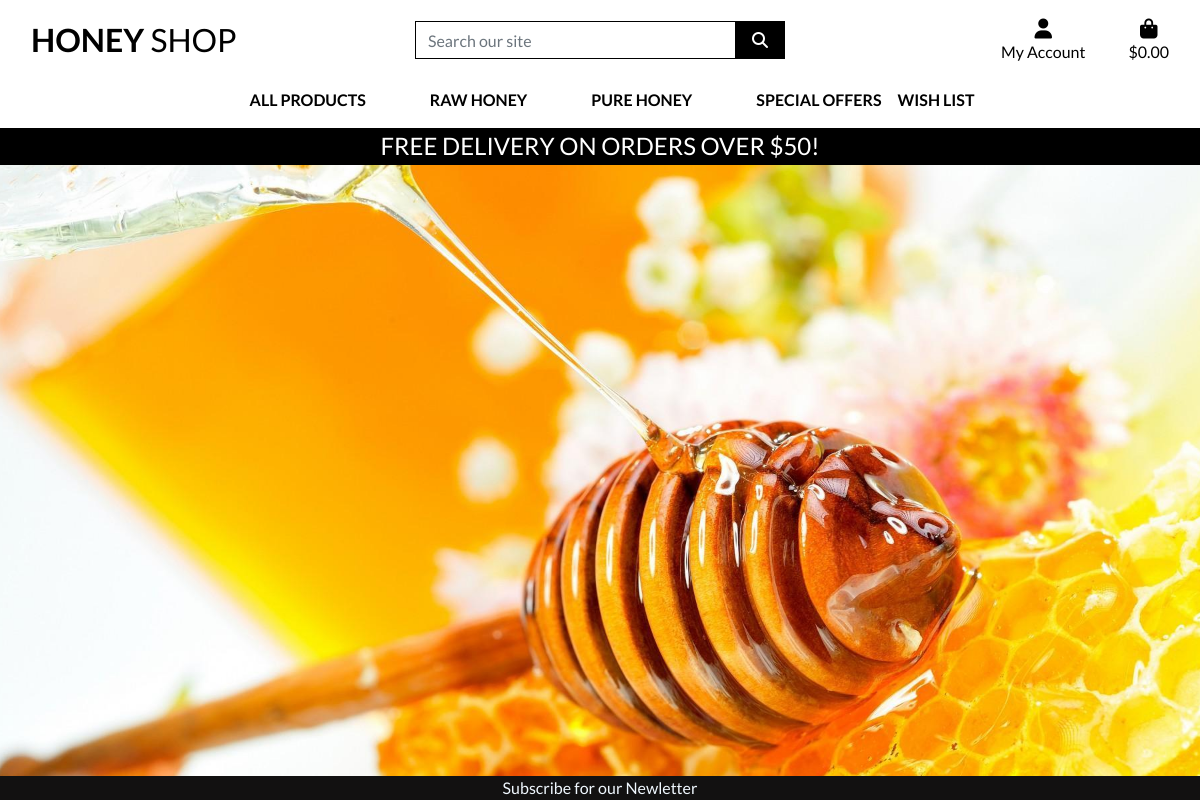
The page /wishlist/wishlist/ (signed in) on the database as committed earlier.
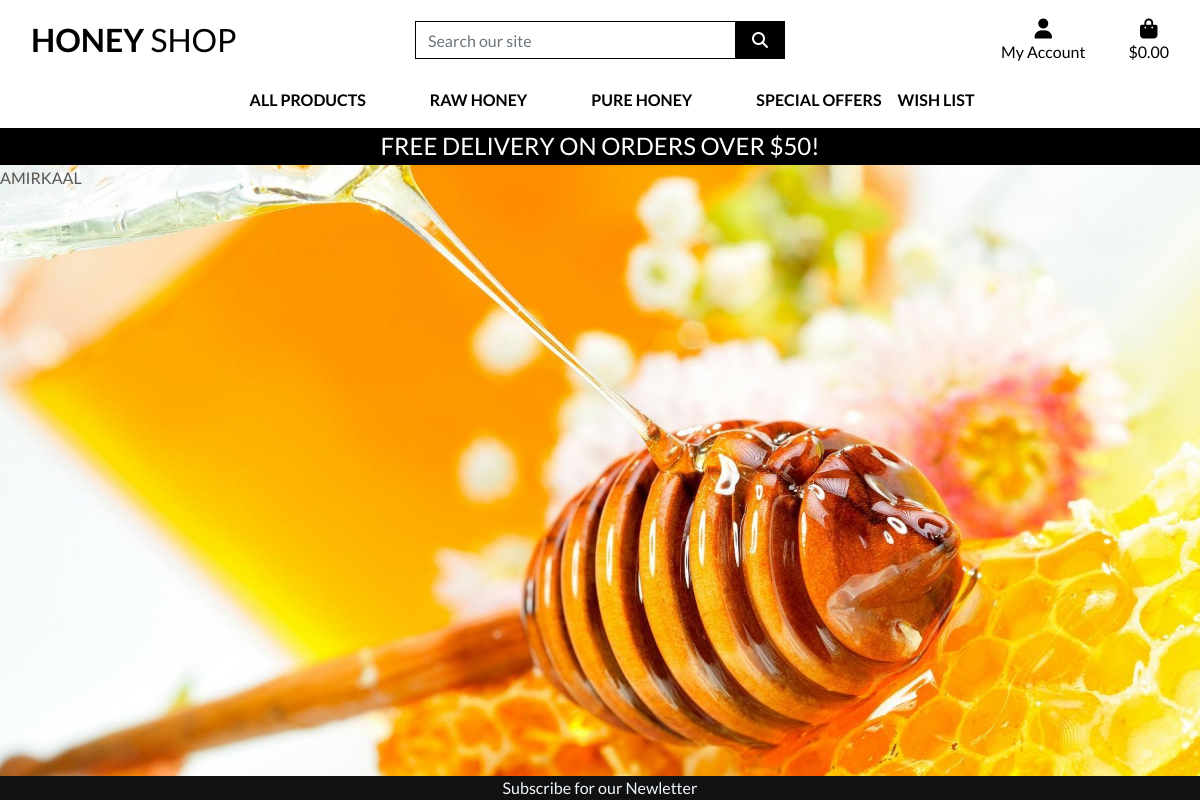
The same page on the database as committed later.
### wishlist/models.py (models this page shows, shortened)
class WishlistItem(models.Model):
    user = models.ForeignKey(User, on_delete=models.CASCADE)
    product = models.ForeignKey(Product, on_delete=models.CASCADE)

### products/models.py (models this page shows, shortened)
class Product(models.Model):
    user = models.ForeignKey(User, on_delete=models.CASCADE, null=True, blank=True)
    category = models.ForeignKey(Category, related_name='products', on_delete=models.CASCADE)
    name = models.CharField(max_length=255)
    slug = models.SlugField(unique=True)
    description = models.TextField()
    price = models.DecimalField(max_digits=10, decimal_places=2)
    rating = models.DecimalField(max_digits=6, decimal_places=2, null=True, blank=True)
    image = models.ImageField(upload_to='products/')
    stock = models.PositiveIntegerField(default=0)
    created_at = models.DateTimeField(auto_now_add=True)
    updated_at = models.DateTimeField(auto_now=True)
    quantity = models.IntegerField(default=0)

### wishlist/views.py (the view)
# urls.py: path('wishlist/', include('wishlist.urls')),
def wishlist(request):
    wishlist_items = WishlistItem.objects.filter(user=request.user)
    return render(request, 'wishlist/wishlist.html', {'wishlist_items': wishlist_items})

### bag/contexts.py (called while the page is built, shortened)
def bag_contents(request):
    bag_items = []
    total = 0
    product_count = 0
    bag = request.session.get('bag', {})
    if total < settings.FREE_DELIVERY_THRESHOLD:
        delivery = total * Decimal(settings.STANDARD_DELIVERY_PERCENTAGE / 100)
        free_delivery_delta = settings.FREE_DELIVERY_THRESHOLD - total
    else:
        delivery = 0
        free_delivery_delta = 0
    grand_total = delivery + total
    context = {
        'bag_items': bag_items,
        'total': total,
        'product_count': product_count,
        'delivery': delivery,
        'free_delivery_delta': free_delivery_delta,
        'free_delivery_threshold': settings.FREE_DELIVERY_THRESHOLD,
        'grand_total': grand_total,
    }
    return context

### wishlist/templates/wishlist/wishlist.html
{% extends 'base.html' %}
{% block content %}
    <h2>Wishlist</h2>
    {% for item in wishlist_items %}
        <p>{{ item.product.name }}</p>
    {% endfor %}
{% endblock %}

Rows that differ between the two databases and show on the page:
added WishlistItem: product.name "AMIRKAAL"
